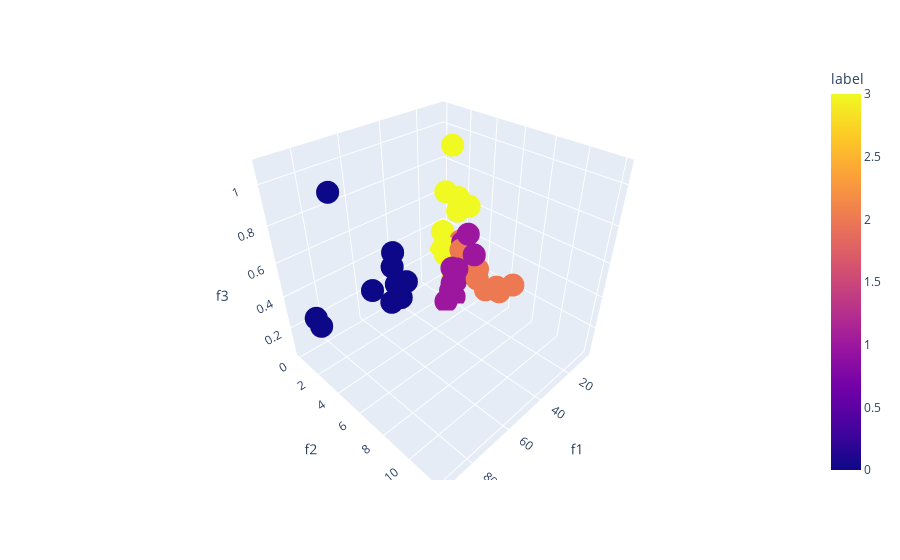

The notebook cell this image was saved under:
### Code cell
px.scatter_3d(Fd,x='f1',y='f2',z='f3',color='label')

### Figure 1 — Plotly figure (JSON) as saved in the notebook; plotly's stock layout.template omitted (floating-point values rounded to 4 significant figures)
{"data": [{"hoverlabel": {"namelength": 0}, "hovertemplate": "f1=%{x}<br>f2=%{y}<br>f3=%{z}<br>label=%{marker.color}", "legendgroup": "", "marker": {"color": [0, 0, 0, 0, 0, 0, 0, 0, 0, 0, 1, 1, 1, 1, 1, 1, 1, 1, 1, 1, 2, 2, 2, 2, 2, 2, 2, 2, 2, 2, 3, 3, 3, 3, 3, 3, 3, 3, 3, 3], "coloraxis": "coloraxis", "symbol": "circle"}, "mode": "markers", "name": "", "scene": "scene", "showlegend": false, "type": "scatter3d", "x": [87.66, 91.84, 44.56, 59.48, 52.52, 48.35, 42.01, 70.65, 85.81, 57.7, 25.38, 33.32, 23.45, 24.14, 25.52, 10.21, 19.18, 22.65, 21.21, 14.23, 16.85, 8.812, 11.27, 14.1, 14.01, 13.33, 6.904, 9.008, 62.77, 25.75, 14.16, 13.03, 10.03, 9.298, 18.92, 15.63, 15.39, 10.25, 12.13, 18.59], "y": [4.321, 2.706, 0.9908, 4.541, 2.792, 1.061, 0.3706, 3.493, 0.5897, 3.047, 2.884, 4.891, 3.456, 3.141, 3.463, 2.333, 2.809, 3.043, 4.19, 3.894, 4.555, 1.961, 5.814, 4.208, 5.868, 2.598, 1.636, 3.07, 11.99, 6.321, 1.83, 2.186, 0.688, 0.03266, 2.996, 1.543, 3.455, 1.512, 0.6949, 1.893], "z": [1.079, 0.3572, 0.2182, 0.4932, 0.264, 0.1177, 0.3931, 0.4643, 0.2506, 0.5048, 0.05547, 0.4239, 0.2136, 0.1384, 0.2165, 0.3632, 0.04481, 0.2858, 0.5449, 0.3621, 0.2408, 0.3524, 0.1714, 0.2771, 0.2254, 0.3377, 0.1075, 0.1666, 0.8366, 0.3045, 0.9551, 0.5777, 0.2094, 0.2515, 0.7127, 0.3246, 0.6603, 0.07155, 0.3872, 0.7112]}], "layout": {"coloraxis": {"colorbar": {"title": {"text": "label"}}, "colorscale": [[0, "#0d0887"], [0.1111, "#46039f"], [0.2222, "#7201a8"], [0.3333, "#9c179e"], [0.4444, "#bd3786"], [0.5556, "#d8576b"], [0.6667, "#ed7953"], [0.7778, "#fb9f3a"], [0.8889, "#fdca26"], [1, "#f0f921"]]}, "legend": {"tracegroupgap": 0}, "margin": {"t": 60}, "scene": {"domain": {"x": [0, 1], "y": [0, 1]}, "xaxis": {"title": {"text": "f1"}}, "yaxis": {"title": {"text": "f2"}}, "zaxis": {"title": {"text": "f3"}}}}}
